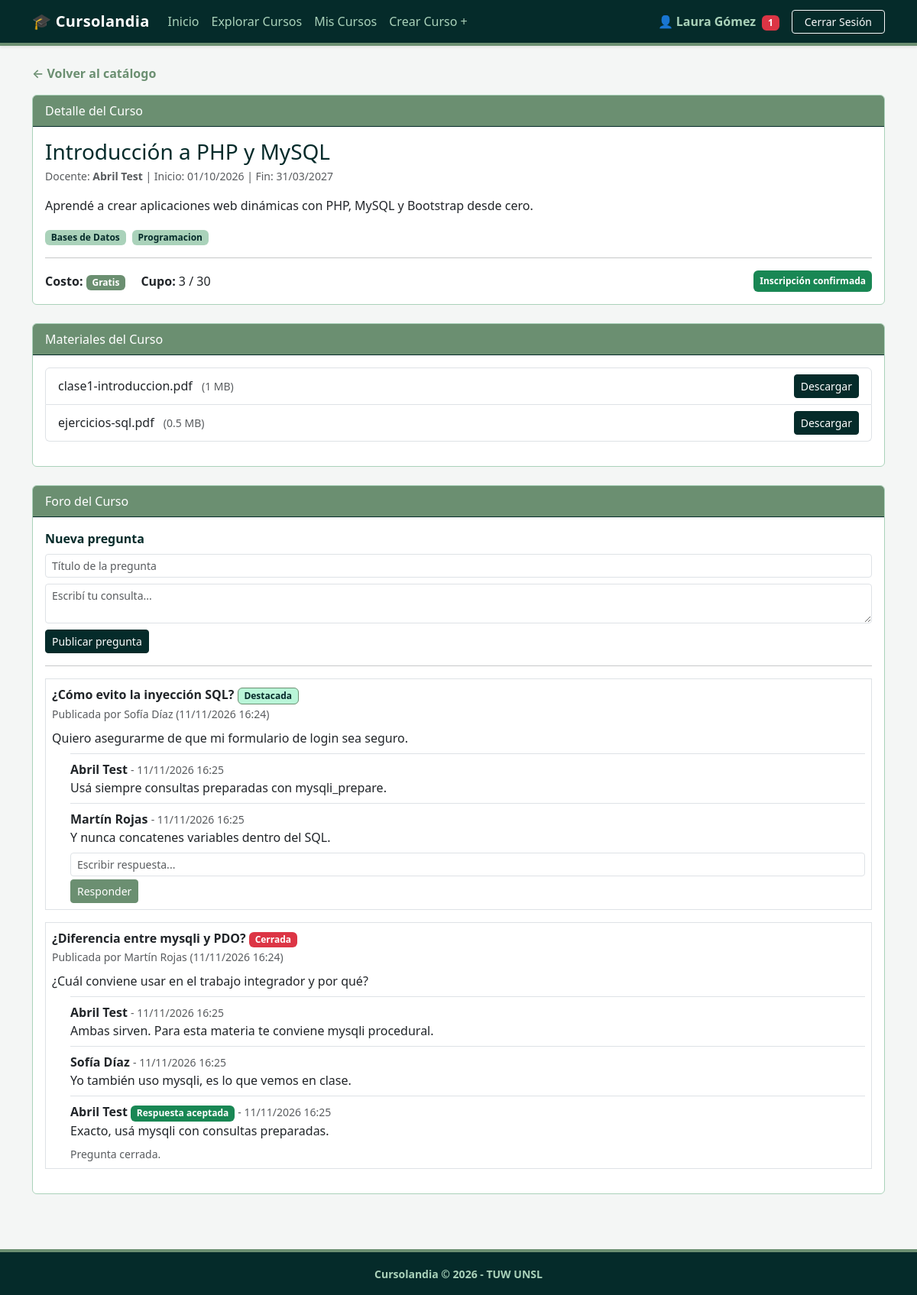
The app's page /index.php?action=detalle_curso&id=1 (signed in) with its own data.
### tables this page shows
CREATE TABLE `cursos` (
  `id` int(10) UNSIGNED NOT NULL,
  `creador_id` int(10) UNSIGNED NOT NULL,
  `titulo` varchar(150) NOT NULL,
  `descripcion` text NOT NULL,
  `costo` decimal(10,2) NOT NULL DEFAULT 0.00,
  `cupo` smallint(5) UNSIGNED DEFAULT NULL,
  `es_publico` tinyint(1) NOT NULL DEFAULT 1,
  `fecha_inicio` date NOT NULL,
  `fecha_fin` date NOT NULL,
  `fecha_creacion` datetime NOT NULL DEFAULT current_timestamp()
);

CREATE TABLE `usuarios` (
  `id` int(10) UNSIGNED NOT NULL,
  `rol_id` tinyint(3) UNSIGNED NOT NULL DEFAULT 1,
  `plan_id` tinyint(3) UNSIGNED NOT NULL DEFAULT 1,
  `nombre` varchar(100) NOT NULL,
  `apellido` varchar(100) NOT NULL,
  `email` varchar(150) NOT NULL,
  `password_hash` varchar(255) NOT NULL,
  `antecedentes` text DEFAULT NULL,
  `imagen_perfil` varchar(255) DEFAULT NULL,
  `fecha_registro` datetime NOT NULL DEFAULT current_timestamp(),
  `plan_vence_en` date DEFAULT NULL
);

CREATE TABLE `curso_archivos` (
  `id` int(10) UNSIGNED NOT NULL,
  `curso_id` int(10) UNSIGNED NOT NULL,
  `nombre_archivo` varchar(255) NOT NULL,
  `ruta_archivo` varchar(255) NOT NULL,
  `peso_bytes` int(10) UNSIGNED NOT NULL,
  `fecha_subida` datetime NOT NULL DEFAULT current_timestamp()
);

CREATE TABLE `preguntas` (
  `id` int(10) UNSIGNED NOT NULL,
  `curso_id` int(10) UNSIGNED NOT NULL,
  `autor_id` int(10) UNSIGNED NOT NULL,
  `titulo` varchar(200) NOT NULL,
  `contenido` text NOT NULL,
  `destacada` tinyint(1) NOT NULL DEFAULT 0,
  `respuesta_aceptada_id` int(10) UNSIGNED DEFAULT NULL,
  `fecha_creada` datetime NOT NULL DEFAULT current_timestamp()
);

CREATE TABLE `respuestas` (
  `id` int(10) UNSIGNED NOT NULL,
  `pregunta_id` int(10) UNSIGNED NOT NULL,
  `autor_id` int(10) UNSIGNED NOT NULL,
  `contenido` text NOT NULL,
  `fecha_creada` datetime NOT NULL DEFAULT current_timestamp(),
  `fecha_editada` datetime DEFAULT NULL
);

### app/controllers/CursoController.php (called while the page is built, shortened)
<?php
require_once __DIR__ . '/../models/Curso.php';
require_once __DIR__ . '/../models/Inscripcion.php';
require_once __DIR__ . '/../models/Foro.php';
class CursoController {
    public static function detalle() {
        $cursoId = (int)($_GET['id'] ?? 0);
        $curso = Curso::obtenerPorId($cursoId);
        $archivos = Curso::obtenerArchivos($cursoId);
        $esCreador = ($curso['creador_id'] == $_SESSION['usuario_id']);
        $ocupados = Inscripcion::contarInscriptosCurso($cursoId);
        if($esCreador) {
            $miInscripcion = NULL;
            $inscripcionesCurso = Inscripcion::obtenerAlumnosPorCurso($cursoId);
        } else {
            $miInscripcion = Inscripcion::obtenerInscripcion($_SESSION['usuario_id'], $cursoId);
        }
        $preguntas = Foro::obtenerPreguntasYRespuestas($cursoId);
        require_once __DIR__ . '/../views/cursos/detalle.php';
    }
}
?>

### app/models/Curso.php (called while the page is built, shortened)
<?php
class Curso {
    public static function obtenerPorId($cursoId) {
        $db = conectar();
        $sql = "SELECT c.*, u.nombre AS creador_nombre, u.apellido AS creador_apellido, u.plan_id AS creador_plan,
                u.imagen_perfil AS creador_imagen,
                GROUP_CONCAT(DISTINCT e.nombre SEPARATOR ', ') AS etiquetas
                FROM cursos c
                JOIN usuarios u ON c.creador_id = u.id
                LEFT JOIN curso_etiquetas ce ON c.id = ce.curso_id
                LEFT JOIN etiquetas e ON ce.etiqueta_id = e.id
                WHERE c.id = ?
                GROUP BY c.id, u.nombre, u.apellido, u.plan_id, u.imagen_perfil";
        $stmt = mysqli_prepare($db, $sql);
        mysqli_stmt_bind_param($stmt, "i", $cursoId);
        mysqli_stmt_execute($stmt);
        $curso = mysqli_fetch_assoc(mysqli_stmt_get_result($stmt));
        return $curso;
    }
    public static function obtenerArchivos($cursoId) {
        $db = conectar();
        $sql = "SELECT * FROM curso_archivos WHERE curso_id = ? ORDER BY fecha_subida DESC";
        $stmt = mysqli_prepare($db, $sql);
        mysqli_stmt_bind_param($stmt, "i", $cursoId);
        mysqli_stmt_execute($stmt);
        $archivos = mysqli_fetch_all(mysqli_stmt_get_result($stmt), MYSQLI_ASSOC);
        return $archivos;
    }
}
?>

### app/models/Inscripcion.php (called while the page is built, shortened)
<?php
class Inscripcion {
    public static function obtenerInscripcion($usuarioId, $cursoId) {
        $db = conectar();
        $sql = "SELECT * FROM inscripciones WHERE usuario_id = ? AND curso_id = ?";
        $stmt = mysqli_prepare($db, $sql);
        mysqli_stmt_bind_param($stmt, "ii", $usuarioId, $cursoId);
        mysqli_stmt_execute($stmt);
        $fila = mysqli_fetch_assoc(mysqli_stmt_get_result($stmt));
        return $fila;
    }
    public static function contarInscriptosCurso($cursoId) {
        $db = conectar();
        $sql = "SELECT COUNT(*) AS total FROM inscripciones WHERE curso_id = ? AND estado IN ('confirmada', 'pendiente')";
        $stmt = mysqli_prepare($db, $sql);
        mysqli_stmt_bind_param($stmt, "i", $cursoId);
        mysqli_stmt_execute($stmt);
        $fila = mysqli_fetch_assoc(mysqli_stmt_get_result($stmt));
        return (int)$fila['total'];
    }
}
?>

### app/models/Foro.php (called while the page is built, shortened)
<?php
class Foro {
    public static function obtenerPreguntasYRespuestas($cursoId) {
        $db= conectar();
        $sql= "SELECT p.*, u.nombre, u.apellido FROM preguntas p JOIN usuarios u ON p.autor_id = u.id
                WHERE p.curso_id = ? ORDER BY p.destacada DESC, p.fecha_creada DESC";
        $stmt = mysqli_prepare($db, $sql);
        mysqli_stmt_bind_param($stmt, "i", $cursoId);
        mysqli_stmt_execute($stmt);
        $preguntas = mysqli_fetch_all(mysqli_stmt_get_result($stmt), MYSQLI_ASSOC);
        foreach($preguntas as &$preg) {
            $sqlResp = "SELECT r.*, u.nombre, u.apellido FROM respuestas r JOIN usuarios u ON r.autor_id = u.id
                        WHERE r.pregunta_id = ? ORDER BY r.fecha_creada ASC";
            $stmtResp = mysqli_prepare($db, $sqlResp);
            mysqli_stmt_bind_param($stmtResp, "i", $preg['id']);
            mysqli_stmt_execute($stmtResp);
            $preg['respuestas'] = mysqli_fetch_all(mysqli_stmt_get_result($stmtResp), MYSQLI_ASSOC);
        }
        return $preguntas;
    }
}
?>

### app/views/cursos/detalle.php (the view, shortened to what this page needs)
<?php
require_once __DIR__ . '/../layouts/header.php';
$cursoFinalizado = ($curso['fecha_fin'] < date('Y-m-d'));
$sinCupo = ($curso['cupo'] !== null && $ocupados >= (int)$curso['cupo']);
$puedeDescargar = ($esCreador || ($miInscripcion && $miInscripcion['estado'] === 'confirmada'));
?>
<div class="mb-3">
    <a href="index.php?action=catalogo" class="link-cursolandia">&larr; Volver al catálogo</a>
</div>
<div class="card mb-4 <?= $curso['creador_plan'] == 2 ? 'card-cursolandia-pro' : 'card-cursolandia' ?>">
    <div class="card-header card-header-cursolandia d-flex justify-content-between align-items-center">
        <span>
            Detalle del Curso
        </span>
    </div>
    <div class="card-body">
        <h3 class="text-evergreen mb-1"><?= htmlspecialchars($curso['titulo']) ?></h3>
        <p class="text-muted small mb-3">
            Docente: <strong><?= htmlspecialchars($curso['creador_nombre'] . ' ' . $curso['creador_apellido']) ?></strong> |
            Inicio: <?= date('d/m/Y', strtotime($curso['fecha_inicio'])) ?> |
            Fin: <?= date('d/m/Y', strtotime($curso['fecha_fin'])) ?>
        </p>
        <p><?= nl2br(htmlspecialchars($curso['descripcion'])) ?></p>
        <?php if (!empty($curso['etiquetas'])): ?>
            <div class="mb-3">
                <?php foreach (explode(', ', $curso['etiquetas']) as $tag): ?>
                    <span class="badge badge-tag me-1"><?= htmlspecialchars($tag) ?></span>
                <?php endforeach; ?>
            </div>
        <?php endif; ?>
        <hr>
        <div class="d-flex justify-content-between align-items-center flex-wrap gap-2">
            <div>
                <span class="me-3">
                    <strong>Costo:</strong>
                    <?php if ($curso['costo'] > 0): ?>
                        <span class="badge badge-precio">$ <?= number_format($curso['costo'], 2, ',', '.') ?></span>
                    <?php else: ?>
                        <span class="badge badge-gratis">Gratis</span>
                    <?php endif; ?>
                </span>
                <span>
                    <strong>Cupo:</strong>
                    <?= $curso['cupo'] !== null ? "{$ocupados} / {$curso['cupo']}" : "{$ocupados} inscriptos (Ilimitado)" ?>
                </span>
            </div>
            <?php if (!$esCreador): ?>
                <div>
                    <?php if ($miInscripcion && $miInscripcion['estado'] === 'confirmada'): ?>
                        <span class="badge bg-success p-2">Inscripción confirmada</span>
                    <?php elseif ($miInscripcion && $miInscripcion['estado'] === 'pendiente'): ?>
                        <span class="badge bg-warning text-dark p-2">Pendiente de aprobación del docente</span>
                    <?php elseif ($cursoFinalizado): ?>
                        <button class="btn btn-secondary btn-sm" disabled>Curso finalizado</button>
                    <?php elseif ($sinCupo): ?>
                        <button class="btn btn-secondary btn-sm" disabled>Cupo completo</button>
                    <?php endif; ?>
                </div>
            <?php endif; ?>
        </div>
    </div>
</div>
<div class="card card-cursolandia mb-4">
    <div class="card-header card-header-cursolandia">
        Materiales del Curso
    </div>
    <div class="card-body">
        <?php if (empty($archivos)): ?>
            <p class="text-muted mb-0">No hay archivos cargados en este curso.</p>
        <?php else: ?>
            <ul class="list-group mb-3">
                <?php foreach ($archivos as $arch): ?>
                    <li class="list-group-item d-flex justify-content-between align-items-center">
                        <div>
                            <?= htmlspecialchars($arch['nombre_archivo']) ?>
                            <small class="text-muted ms-2">(<?= round($arch['peso_bytes'] / 1048576, 2) ?> MB)</small>
                        </div>
                        <?php if ($puedeDescargar): ?>
                            <a href="index.php?action=descargar_material&id=<?= $arch['id'] ?>" class="btn btn-sm btn-evergreen">
                                Descargar
                            </a>
                        <?php else: ?>
                            <span class="text-muted small">Requiere inscripción confirmada</span>
                        <?php endif; ?>
                    </li>
                <?php endforeach; ?>
            </ul>
        <?php endif; ?>
    </div>
</div>
<div class="card card-cursolandia mb-4">
    <div class="card-header card-header-cursolandia">
        Foro del Curso
    </div>
    <div class="card-body">
        <?php if (!$puedeDescargar): ?>
            <p class="text-muted mb-0">Debés tener una inscripción confirmada para participar en el foro.</p>
        <?php else: ?>
            <form action="index.php?action=crear_pregunta" method="POST" class="mb-3">
                <div class="mb-2">
                    <label class="form-label fw-bold text-evergreen">Nueva pregunta</label>
                    <input type="text" name="titulo" class="form-control form-control-sm" placeholder="Título de la pregunta" required>
                </div>
                <div class="mb-2">
                    <textarea name="contenido" class="form-control form-control-sm" rows="2" placeholder="Escribí tu consulta..." required></textarea>
                </div>
                <button type="submit" class="btn btn-evergreen btn-sm">Publicar pregunta</button>
            </form>
            <hr>
            <?php if (empty($preguntas)): ?>
                <p class="text-muted mb-0">No hay preguntas todavía.</p>
            <?php else: ?>
                <?php foreach ($preguntas as $p): ?>
                    <div class="border p-2 mb-3">
                        <div>
                            <strong><?= htmlspecialchars($p['titulo']) ?></strong>
                            <?php if ($p['destacada'] == 1): ?>
                                <span class="badge badge-pro">Destacada</span>
                            <?php endif; ?>
                            <?php if (!empty($p['respuesta_aceptada_id'])): ?>
                                <span class="badge bg-danger">Cerrada</span>
                            <?php endif; ?>
                            <br>
                            <small class="text-muted">
                                Publicada por <?= htmlspecialchars($p['nombre'] . ' ' . $p['apellido']) ?> (<?= date('d/m/Y H:i', strtotime($p['fecha_creada'])) ?>)
                            </small>
                        </div>
                        <p class="mt-2 mb-2"><?= nl2br(htmlspecialchars($p['contenido'])) ?></p>
                        <div class="ms-4 mt-2">
                            <?php foreach ($p['respuestas'] as $r): ?>
                                <?php $esAceptada = ($p['respuesta_aceptada_id'] == $r['id']); ?>
                                <div class="border-top pt-2 mt-2">
                                    <strong><?= htmlspecialchars($r['nombre'] . ' ' . $r['apellido']) ?></strong>
                                    <?php if ($esAceptada): ?>
                                        <span class="badge bg-success">Respuesta aceptada</span>
                                    <?php endif; ?>
                                    <small class="text-muted">- <?= date('d/m/Y H:i', strtotime($r['fecha_creada'])) ?></small>
                                    <p class="mb-1"><?= nl2br(htmlspecialchars($r['contenido'])) ?></p>
                                </div>
                            <?php endforeach; ?>
                            <?php if (empty($p['respuesta_aceptada_id'])): ?>
                                <form action="index.php?action=crear_respuesta" method="POST" class="mt-2">
                                    <input type="text" name="contenido" class="form-control form-control-sm mb-1" placeholder="Escribir respuesta..." required>
                                    <button type="submit" class="btn btn-olive btn-sm">Responder</button>
                                </form>
                            <?php else: ?>
                                <small class="text-muted d-block mt-2">Pregunta cerrada.</small>
                            <?php endif; ?>
                        </div>
                    </div>
                <?php endforeach; ?>
            <?php endif; ?>
        <?php endif; ?>
    </div>
</div>
<?php require_once __DIR__ . '/../layouts/footer.php'; ?>

### public/css/style.css (style rules this page uses)
:root { --color-evergreen: #052B2A; --color-olive: #6B8F71; --color-celadon: #AAD2BA; --color-mint: #B9F5D8; --color-fondo: #F4F6F5; }
body.bg-cursolandia { background-color: var(--color-fondo); color: var(--color-evergreen); }
.btn-evergreen { background-color: var(--color-evergreen); border-color: var(--color-evergreen); color: #FFFFFF; transition: all 0.2s ease; }
.btn-olive { background-color: var(--color-olive); border-color: var(--color-olive); color: #FFFFFF; transition: all 0.2s ease; }
.badge-pro { background-color: var(--color-mint); color: var(--color-evergreen); border: 1px solid var(--color-olive); font-weight: 700; }
.badge-gratis { background-color: var(--color-olive); color: #FFFFFF; }
.badge-tag { background-color: var(--color-celadon); color: var(--color-evergreen); font-weight: 600; }
.card-cursolandia { background-color: #FFFFFF; border: 1px solid var(--color-celadon); }
.card-header-cursolandia { background-color: var(--color-olive); color: #FFFFFF; border-bottom: 1px solid var(--color-evergreen); }
.text-evergreen { color: var(--color-evergreen) !important; }
.link-cursolandia { color: var(--color-olive); font-weight: 600; text-decoration: none; }

### records on screen
cursos: titulo "Introducción a PHP y MySQL", creador.apellido "Abril Test", fecha_inicio "01/10/2026", fecha_fin "31/03/2027", descripcion "Aprendé a crear aplicaciones web dinámicas con PHP, MySQL y Bootstrap desde cero.", cupo "30"
curso_archivos: nombre_archivo "clase1-introduccion.pdf", $arch['peso_bytes']/1048576 "1"
curso_archivos: nombre_archivo "ejercicios-sql.pdf", $arch['peso_bytes']/1048576 "0.5"
preguntas: titulo "¿Cómo evito la inyección SQL?", destacada "Destacada", autor.apellido "Sofía Díaz", fecha_creada "11/11/2026 16:24", contenido "Quiero asegurarme de que mi formulario de login sea seguro."
respuestas: autor.apellido "Abril Test", fecha_creada "11/11/2026 16:25", contenido "Usá siempre consultas preparadas con mysqli_prepare."
respuestas: autor.apellido "Martín Rojas", fecha_creada "11/11/2026 16:25", contenido "Y nunca concatenes variables dentro del SQL."
preguntas: titulo "¿Diferencia entre mysqli y PDO?", shows "Cerrada", autor.apellido "Martín Rojas", fecha_creada "11/11/2026 16:24", contenido "¿Cuál conviene usar en el trabajo integrador y por qué?", shows "Pregunta cerrada."
respuestas: autor.apellido "Abril Test", fecha_creada "11/11/2026 16:25", contenido "Ambas sirven. Para esta materia te conviene mysqli procedural."
respuestas: autor.apellido "Sofía Díaz", fecha_creada "11/11/2026 16:25", contenido "Yo también uso mysqli, es lo que vemos en clase."
respuestas: autor.apellido "Abril Test", shows "Respuesta aceptada", fecha_creada "11/11/2026 16:25", contenido "Exacto, usá mysqli con consultas preparadas."

### other values on screen
$_SESSION['usuario_nom'] "Laura Gómez"
$noLeidas "1"
$tag "Bases de Datos"
$tag "Programacion"
$ocupados "3"
